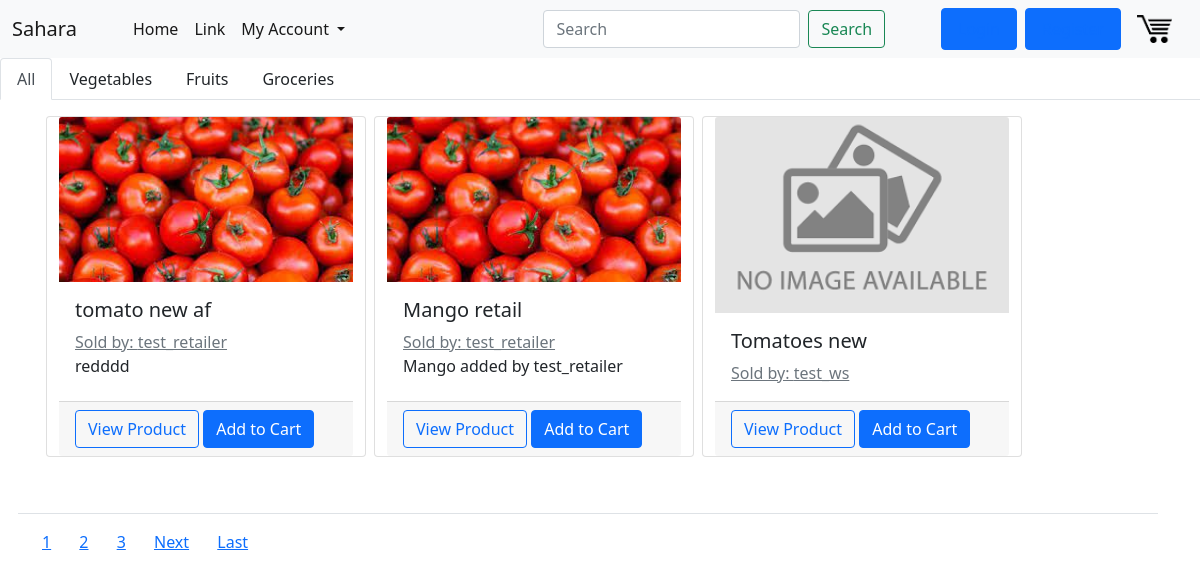
Before: / with the older database file.
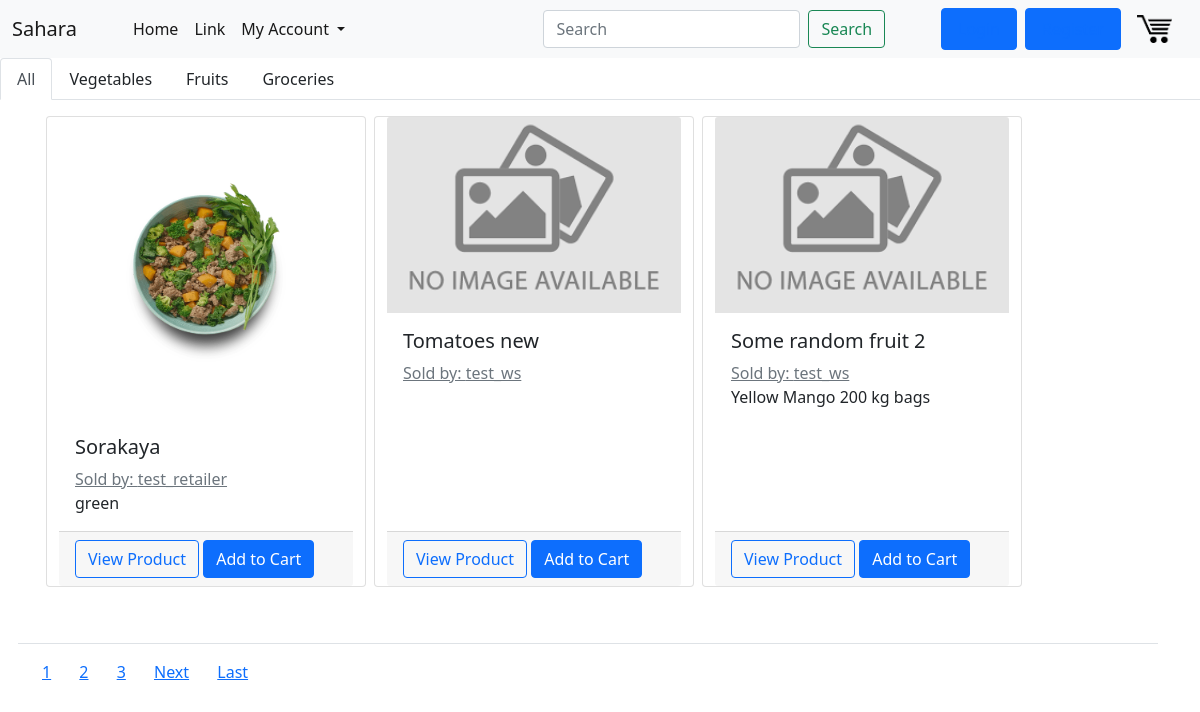
After: the same page with the newer database file.
### core/models.py (models this page shows, shortened)
class Product(models.Model):
    seller = models.ForeignKey(User, on_delete = models.CASCADE, related_name="seller")
    date_posted = models.DateTimeField(auto_now_add=True)
    stock = models.DecimalField(max_digits=20, decimal_places=2, default=0.00, validators=[MinValueValidator(Decimal('0.00'))])
    title = models.CharField(max_length=255)
    content = models.TextField(blank=True, null=True)
    img = models.FileField(default = "default.png", upload_to = "", blank=True, null=True)
    rating = models.DecimalField(max_digits=3, decimal_places=2, default=0.00, validators=[MinValueValidator(Decimal('0.00'))])
    tags = models.CharField(
        max_length = 20,
        choices = CAT_CHOICES,
        default = 'vegetables',
    )
    measurment_unit = models.CharField(
        max_length = 5,
        choices = UNIT_CHOICES,
        default = 'kg',
    )
    price_per_unit = models.DecimalField(max_digits=20, decimal_places=2, validators=[MinValueValidator(Decimal('0.00'))])

### core/views.py (the view)
# urls.py: path('', ProductListView.as_view(), name = "app-home"),
class ProductListView(ListView):
    model = Product
    template_name = 'core/home.html'
    context_object_name = 'prods'
    ordering = ['-date_posted']
    paginate_by = 3

### core/templates/core/home.html (shortened to what this page needs)
{% extends "core/base.html" %}
{% block nav %}
  <ul class="nav nav-tabs">
    <li class="nav-item">
      <a class="nav-link active" href="#">All</a>
    </li>
    <li class="nav-item">
      <a class="nav-link" style="text-decoration: none; color: inherit;" href="/product/vegetables">Vegetables</a>
    </li>
    <li class="nav-item">
      <a class="nav-link" style="text-decoration: none; color: inherit;" href="/product/fruits">Fruits</a>
    </li>
    <li class="nav-item">
      <a class="nav-link" style="text-decoration: none; color: inherit;" href="/product/groceries">Groceries</a>
    </li>
{% endblock %}
{% block content %}
    {% for prod in prods %}
        <div class="card mr-3" style="position: relative; top:1rem; left: 1rem; width: 20rem; margin-right: 0.5rem; margin-bottom: 0.5rem;">
            <a href="#">
                <img src="{{ prod.img.url }}" class="card-img-top" alt="Product image">
            </a>
            <div class="card-body">
                <a style="text-decoration: none; color:inherit" href="#">
                    <h5 class="card-title">{{ prod.title }}</h5>
                </a>
                <a class="card-subtitle text-muted" href="#">Sold by: {{ prod.seller }}</a>
                <p class="card-text" style="white-space: nowrap; overflow: hidden; text-overflow: ellipsis;">{{ prod.content }}</p>
            </div>
            <div class='card-footer'>
                <a href="{% url 'prod-detail' prod.id %}" class="card-link btn btn-outline-primary">View Product</a>
                <button data-product = "{{ prod.id }}" data-action="add" class="btn btn-primary update-cart">Add to Cart</button>
            </div>
          </div>
      {% endfor %}
    {% if is_paginated %}
          <div class="row border-top pt-3" style="display: inline; margin-top: 4rem;">
            {% for num in page_obj.paginator.page_range %}
              {% if page_obj.number == num %}
                <a class="" href="?page={{ num }}">{{ num }}</a>
              {% elif num > page_obj.number|add:'-3' and num < page_obj.number|add:'3' %}
                <a  class="" href="?page={{ num }}">{{ num }}</a>
              {% endif %}
            {% endfor %}
            {% if page_obj.has_next %}
              <a class="" href="?page={{ page_obj.next_page_number }}">Next</a>
              <a class="" href="?page={{ page_obj.paginator.num_pages }}">Last</a>
            {% endif %}
    {% endif %}
          </div>
{% endblock content %}

### core/templates/core/base.html (shortened to what this page needs)
{% load static %}
<!DOCTYPE html>
<html lang="en">
<head>
    <link href="https://cdn.jsdelivr.net/npm/bootstrap@5.0.0-beta3/dist/css/bootstrap.min.css" rel="stylesheet">
    <link rel="stylesheet" href="{% static 'core/css/main.css' %}">
</head>
<body>
    <header class = "site-header">
        <nav class="navbar navbar-expand-lg navbar-light bg-light">
            <div class="container-fluid">
              <a class="navbar-brand" href="{% url 'app-home' %}">Sahara</a>
              <div class="collapse navbar-collapse" id="navbarSupportedContent">
                <ul class="navbar-nav me-auto mb-2 mb-lg-0" style="position: relative; margin-left: 2rem;">
                  <li class="nav-item">
                    <a class="nav-link active" aria-current="page" href="{% url 'app-home' %}">Home</a>
                  </li>
                  <li class="nav-item">
                    <a class="nav-link active" href="#">Link</a>
                  </li>
                  <li class="nav-item dropdown">
                    <a class="nav-link active dropdown-toggle" href="#" id="navbarDropdown" role="button" data-bs-toggle="dropdown" aria-expanded="false">
                      My Account
                    </a>
                  </li>
                </ul>
                  <form method="POST" action="/search" class="d-flex text-center" style="margin-right: 3em;">
                    <input class="form-control me-2" name="search" type="search" placeholder="Search" id="searchbox" aria-label="Search">
                    <button class="nav-item btn btn-outline-success" type="submit">Search</button>
                  </form>
                  {% if not user.is_authenticated %}
                      <a class = "nav-item nav-link btn btn-primary d-flex" style="float: right; margin-left: 0.5rem;" href="/login">Login</a>
                      <a class = "nav-item nav-link btn btn-primary d-flex" style="float: right; margin-left: 0.5rem;" href="/register">Register</a>
                {% endif %}
                <a href="{% url 'cart' %}">
                <img  id="cart-icon" width="35" style="margin-left: 1rem; margin-right: 1rem;" src="{% static 'core/cart.png' %}">
                </a>
              </div>
            </div>
          </nav>
          {% block nav %}
          {% endblock %}
    </header>
    <main role="main" class="container">
      <div class="row">
          {% block content %}{% endblock %}
        </div>
    </main>
    <link rel="stylesheet" href="https://use.fontawesome.com/releases/v5.7.0/css/all.css">
  </body>
</html>

Changed rows visible on the page:
removed Product: img (picture), title "tomato new af", seller "test_retailer", content "redddd"
removed Product: img (picture), title "Mango retail", seller "test_retailer", content "Mango added by test_retailer"
added Product: img (picture), title "Sorakaya", seller "test_retailer", content "green"
now on this page (row unchanged): Product: img (placeholder picture), title "Some random fruit 2", seller "test_ws", content "Yellow Mango 200 kg bags"
